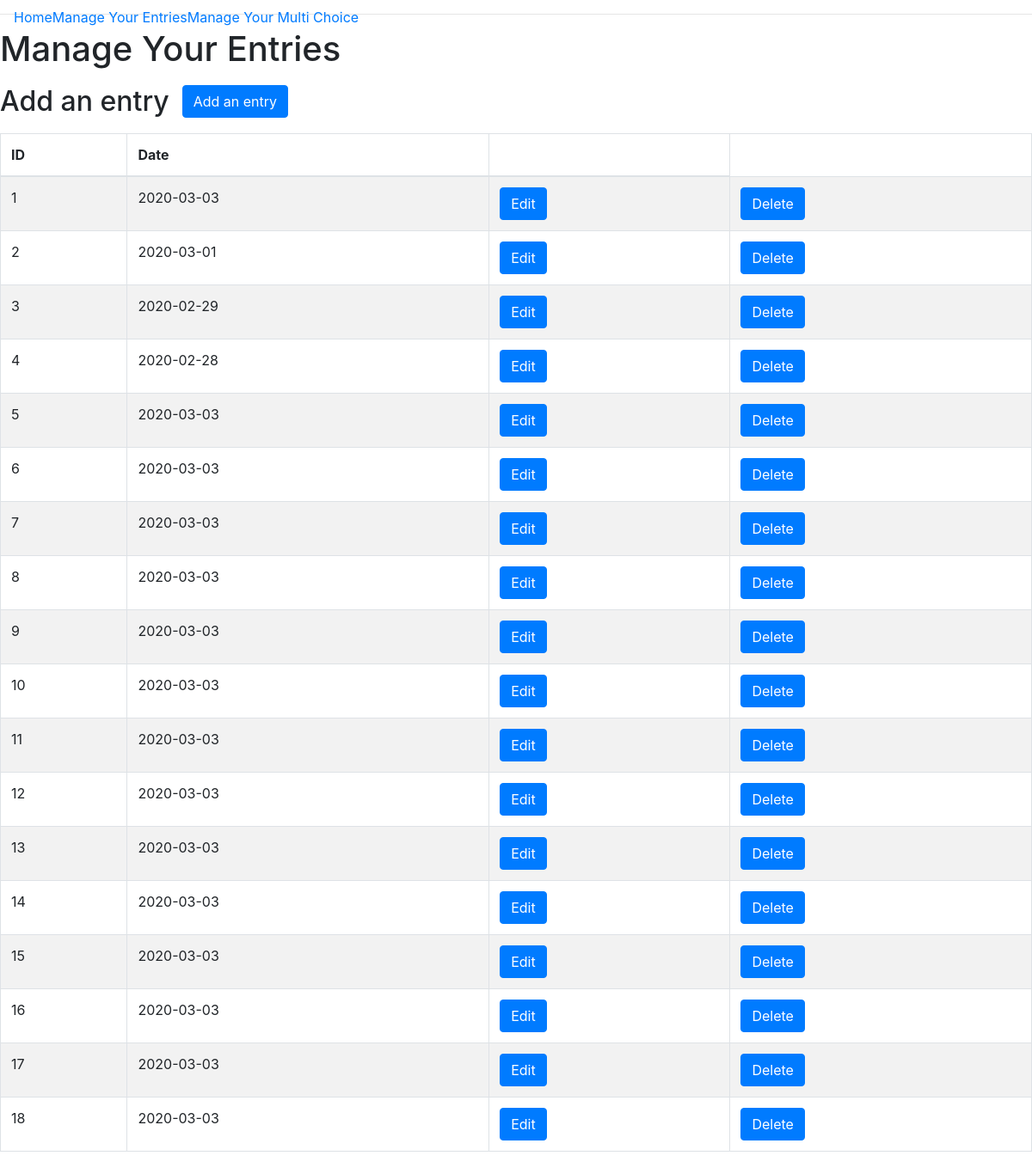
/manage, run on the app's committed database.
### app/models.py (models this page shows, shortened)
class JournalEntry(db.Model):
    id = db.Column(db.Integer, primary_key=True)
    date = db.Column(db.Date, default=datetime.datetime.now())
    steps = db.Column(db.Integer)
    description = db.Column(db.Text())
    yoga = db.Column(db.Boolean, default=False)
    running = db.Column(db.Boolean, default=False)
    user_id = db.Column(db.Integer, db.ForeignKey('user.id'))

### app/routes.py (the view)
@app.route('/manage')
def manage_entries():
    entries = JournalEntry.query.all()
    return render_template('manage.html', title="Manage Your Entries", entries=entries)

### app/templates/manage.html (shortened to what this page needs)
{% extends "base.html" %} {% block content %}
<div class='container-fluid'>
    <div class="row">
        <h1>{{title}}</h1>
    </div>
    <div class="row">
        <h2>Add an entry</h2>
        <div class="col-sm-3 add-form">
            <button type="button" class="btn btn-primary" data-toggle="modal" data-target="#myAddModal">Add an entry
            </button>
        </div>
    </div>
    <div class="row">
        <table class="table table-striped table-bordered">
            <thead>
                <th>ID</th>
                <th>Date</th>
                <th></th>
            </thead>
            <tbody>
                {% for entry in entries%}
                <tr>
                    <td>{{entry.id}}</td>
                    <td>{{entry.date}}</td>
                    <td>
                        <button type="button" class="btn btn-primary" data-toggle="modal" data-target="#myEditModal{{entry.id}}">Edit
                                </button>
                    </td>
                    <td>
                        <button type="button" class="btn btn-primary" data-toggle="modal" data-target="#myDeleteModal{{entry.id}}">Delete
                                            </button>
                    </td>
                </tr>
                {% endfor %}
            </tbody>
        </table>
    </div>
</div>
{% endblock %}

### app/templates/base.html (shortened to what this page needs)
<!DOCTYPE html>
<html lang="en">
<head>
    <link rel="stylesheet" href="../static/css/styles.css">
    <link rel="stylesheet" href="https://stackpath.bootstrapcdn.com/bootstrap/4.4.1/css/bootstrap.min.css">
    <link href="https://gitcdn.github.io/bootstrap-toggle/2.2.2/css/bootstrap-toggle.min.css" rel="stylesheet">
</head>
<body>
    <div class="header">
        <nav class="navbar fixed-top navbar-expand-sm">
            <div class="collapse navbar-collapse" id="navbarMenu">
                <ul class="navbar-nav">
                    <li><a href="/">Home</a></li>
                    <li><a href="/manage">Manage Your Entries</a></li>
                    <li><a href="/multi">Manage Your Multi Choice</a></li>
                </ul>
            </div>
        </nav>
    </div>
    <hr> {% block content %}{% endblock %}
</body>
</html>

### app/static/css/styles.css (style rules this page uses)
.row { margin: 10px }

### data on the page
JournalEntry: id "1", date "2020-03-03"
JournalEntry: id "2", date "2020-03-01"
JournalEntry: id "3", date "2020-02-29"
JournalEntry: id "4", date "2020-02-28"
JournalEntry: id "5", date "2020-03-03"
JournalEntry: id "6", date "2020-03-03"
JournalEntry: id "7", date "2020-03-03"
JournalEntry: id "8", date "2020-03-03"
JournalEntry: id "9", date "2020-03-03"
JournalEntry: id "10", date "2020-03-03"
JournalEntry: id "11", date "2020-03-03"
JournalEntry: id "12", date "2020-03-03"
JournalEntry: id "13", date "2020-03-03"
JournalEntry: id "14", date "2020-03-03"
JournalEntry: id "15", date "2020-03-03"
JournalEntry: id "16", date "2020-03-03"
JournalEntry: id "17", date "2020-03-03"
JournalEntry: id "18", date "2020-03-03"

### other printed values
{{ title }} "Manage Your Entries"
